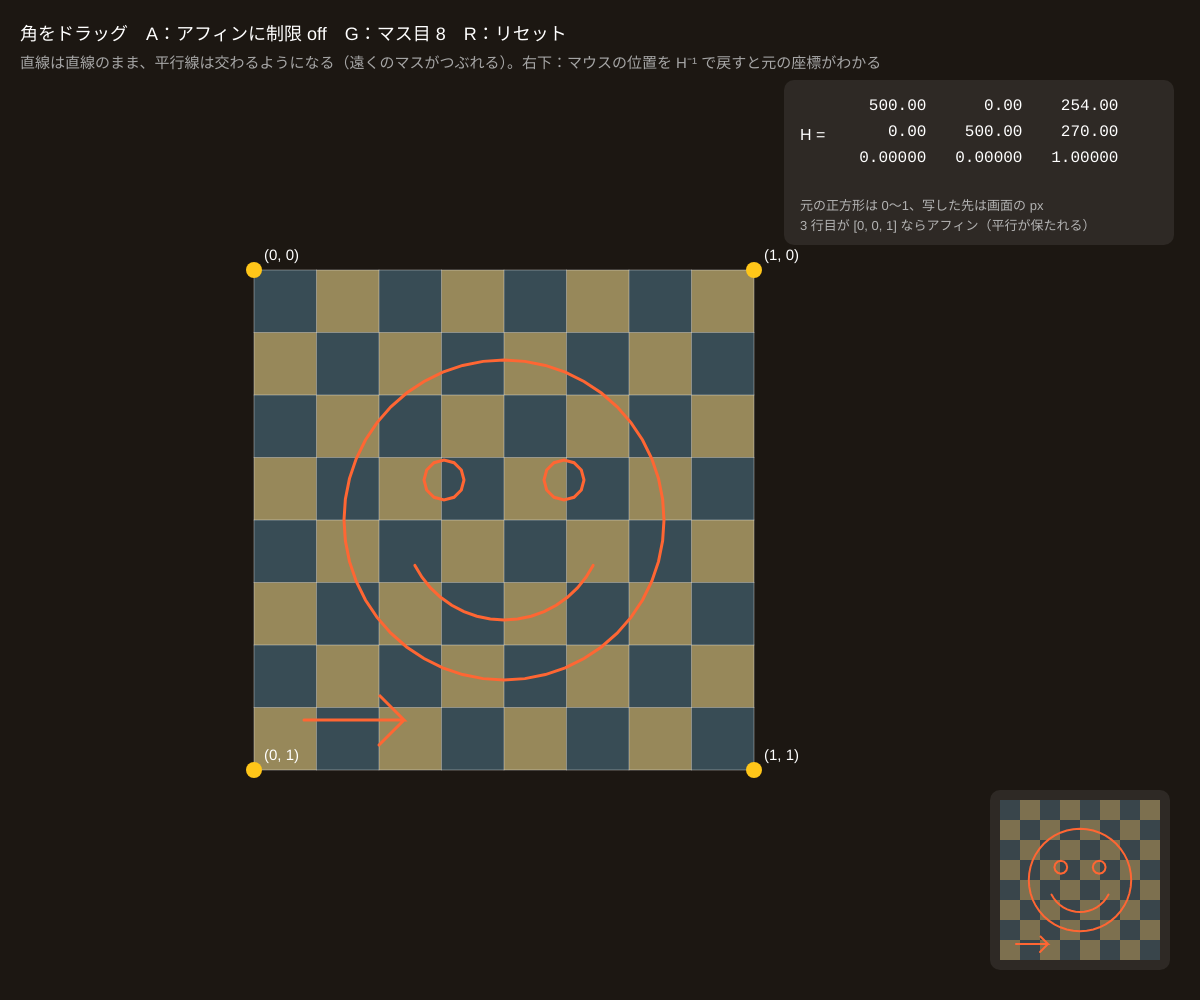
Frame 1 (no input)
Frame 60 (no input): identical to frame 1, image omitted
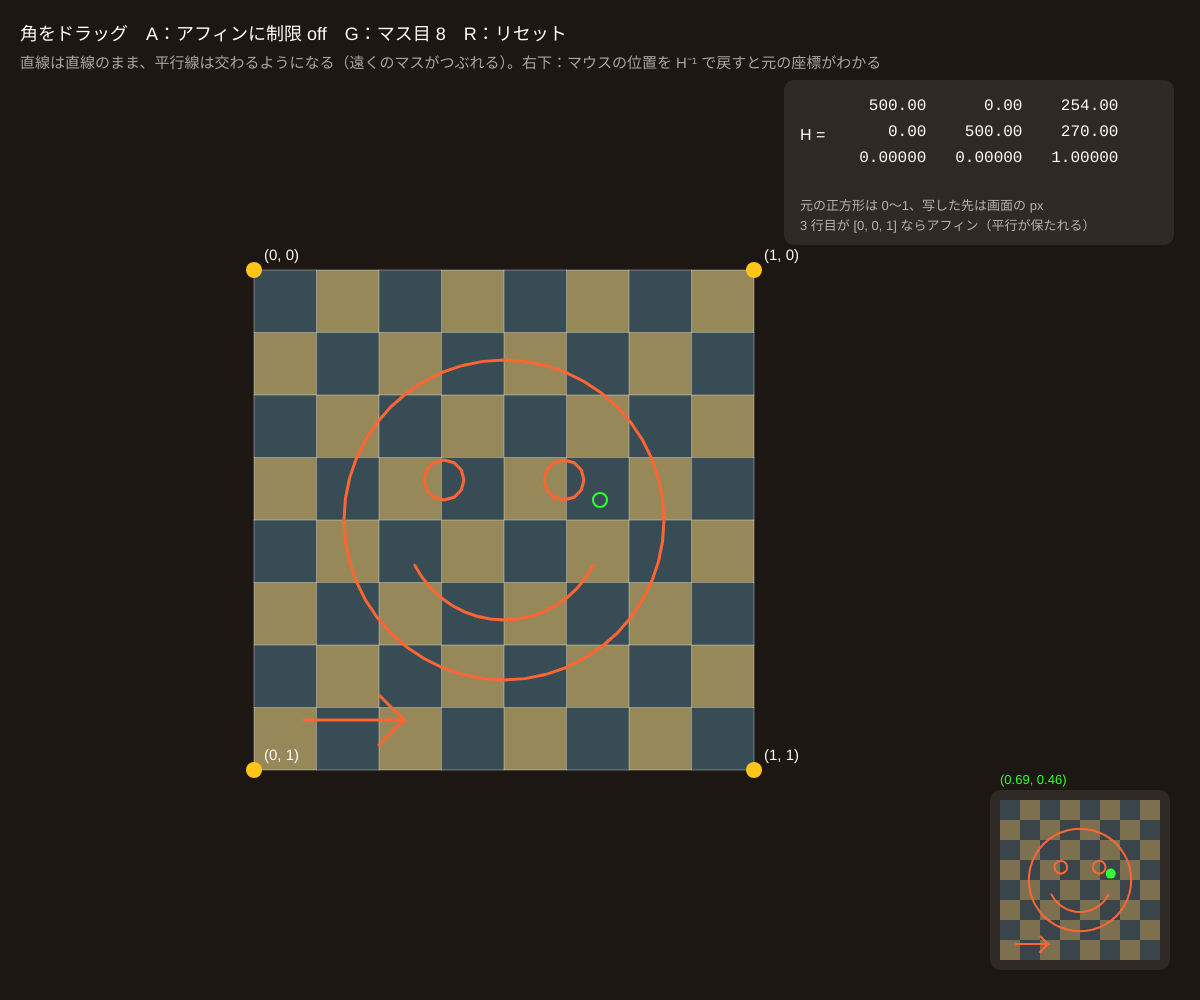
Frame 120 (the mouse pressed at the canvas centre since frame 60)

The p5.js sketch that drew these frames (run headless with seeded random() and noise() and a simulated clock; from frame 60 on, the mouse is pressed at the canvas centre):

// p5.js sketch
// ── sketch.js
// ============================================
// 03 ホモグラフィ（射影変換）
// 正方形の 4 頂点を好きな 4 点に写す 3×3 行列 H を、8 本の連立方程式から求める（道具の homographyFrom4）
//   点 [x, y, 1] → H [x, y, 1] = [x', y', w']、画面では (x'/w', y'/w')。直線は直線のまま、平行は保たれない
//   A でアフィン変換に制限：H の 3 行目が [0, 0, 1] になり、平行線は平行のまま（平行四辺形）
// 4 つの角をドラッグ / A = アフィンに制限 / G = 格子の数 / R = リセット
// ============================================

let dst = [];                   // 4 つの角（画面座標）
let src = [{ x: 0, y: 0 }, { x: 1, y: 0 }, { x: 1, y: 1 }, { x: 0, y: 1 }];   // 元の正方形
let dragging = -1;
let affine = false;
let nGrid = 8;                  // ★ チェッカーのマス目の数
let H = null, Hinv = null;
let figure = [];                // 元の正方形の中の絵（線のリスト）

function setup() {
  createCanvas(windowWidth, windowHeight);
  colorMode(HSB, 360, 100, 100, 100);
  resetAll();
  makeFigure();
}
function resetAll() {
  let s = min(width, height) * 0.5, cx = width * 0.42, cy = height * 0.52;
  dst = [{ x: cx - s / 2, y: cy - s / 2 }, { x: cx + s / 2, y: cy - s / 2 }, { x: cx + s / 2, y: cy + s / 2 }, { x: cx - s / 2, y: cy + s / 2 }];
}
// 絵：顔（円と弧）と矢印。0〜1 の座標で作っておく
function makeFigure() {
  figure = [];
  let circ = (cx, cy, r, a0, a1, n) => { let ln = []; for (let i = 0; i <= n; i++) { let a = a0 + ((a1 - a0) * i) / n; ln.push({ x: cx + r * Math.cos(a), y: cy + r * Math.sin(a) }); } return ln; };
  figure.push(circ(0.5, 0.5, 0.32, 0, Math.PI * 2, 48));
  figure.push(circ(0.38, 0.42, 0.04, 0, Math.PI * 2, 12)); figure.push(circ(0.62, 0.42, 0.04, 0, Math.PI * 2, 12));
  figure.push(circ(0.5, 0.5, 0.2, Math.PI * 0.15, Math.PI * 0.85, 16));
  figure.push([{ x: 0.1, y: 0.9 }, { x: 0.3, y: 0.9 }, { x: 0.25, y: 0.85 }, { x: 0.3, y: 0.9 }, { x: 0.25, y: 0.95 }]);
}

// 点 (x, y) を H で写して [x', y', w'] を返す（w' の符号も見たいので割らない）
function mapH(x, y) { return mat3Vec(H, hPt(x, y)); }

function draw() {
  background(30, 35, 11);
  if (dragging >= 0) {
    dst[dragging] = { x: mouseX, y: mouseY };
    if (affine) { let k = dragging; dst[(k + 2) % 4] = { x: dst[(k + 1) % 4].x + dst[(k + 3) % 4].x - dst[k].x, y: dst[(k + 1) % 4].y + dst[(k + 3) % 4].y - dst[k].y }; }
  }
  H = homographyFrom4(src, dst);
  if (!H) { fill(0, 0, 100); textSize(18); text('4 点がつぶれています（R でリセット）', 20, 40); return; }
  Hinv = mat3Inv(H);

  // チェッカーボード：マスの 4 角を写して四角形で描く（w' > 0 のときだけ）
  noStroke();
  for (let i = 0; i < nGrid; i++) for (let j = 0; j < nGrid; j++) {
    let c = [mapH(i / nGrid, j / nGrid), mapH((i + 1) / nGrid, j / nGrid), mapH((i + 1) / nGrid, (j + 1) / nGrid), mapH(i / nGrid, (j + 1) / nGrid)];
    if (c.some((p) => p[2] <= 1e-6)) continue;
    fill((i + j) % 2 ? 45 : 200, 40, (i + j) % 2 ? 80 : 45, 70);
    quad(c[0][0] / c[0][2], c[0][1] / c[0][2], c[1][0] / c[1][2], c[1][1] / c[1][2], c[2][0] / c[2][2], c[2][1] / c[2][2], c[3][0] / c[3][2], c[3][1] / c[3][2]);
  }
  // 格子線（直線は直線に写る：両端を写すだけでよい）
  stroke(0, 0, 100, 35); strokeWeight(1);
  for (let k = 0; k <= nGrid; k++) { drawMappedLine(k / nGrid, 0, k / nGrid, 1); drawMappedLine(0, k / nGrid, 1, k / nGrid); }
  // 絵
  stroke(15, 80, 100); strokeWeight(3); noFill();
  for (let ln of figure) {
    beginShape();
    for (let p of ln) { let q = mapH(p.x, p.y); if (q[2] > 1e-6) vertex(q[0] / q[2], q[1] / q[2]); }
    endShape();
  }
  // 角
  noStroke(); textSize(15);
  for (let i = 0; i < 4; i++) { fill(45, 90, 100); circle(dst[i].x, dst[i].y, 16); fill(0, 0, 100); text('(' + src[i].x + ', ' + src[i].y + ')', dst[i].x + 10, dst[i].y - 10); }

  drawMatrixPanel();
  drawSourcePanel();

  noStroke(); fill(0, 0, 100); textSize(18);
  text('角をドラッグ　A：アフィンに制限 ' + (affine ? 'ON（平行四辺形）' : 'off') + '　G：マス目 ' + nGrid + '　R：リセット', 20, 40);
  fill(0, 0, 65); textSize(15);
  text('直線は直線のまま、平行線は交わるようになる（遠くのマスがつぶれる）。右下：マウスの位置を H⁻¹ で戻すと元の座標がわかる', 20, 68);
}

function drawMappedLine(x0, y0, x1, y1) {
  // 両端が有限ならそのまま。片方が w' ≤ 0 なら途中までを細かく刻む
  let a = mapH(x0, y0), b = mapH(x1, y1);
  if (a[2] > 1e-6 && b[2] > 1e-6) { line(a[0] / a[2], a[1] / a[2], b[0] / b[2], b[1] / b[2]); return; }
  let prev = null;
  for (let i = 0; i <= 24; i++) {
    let q = mapH(x0 + ((x1 - x0) * i) / 24, y0 + ((y1 - y0) * i) / 24);
    let p = q[2] > 1e-6 ? { x: q[0] / q[2], y: q[1] / q[2] } : null;
    if (p && prev) line(prev.x, prev.y, p.x, p.y);
    prev = p;
  }
}

// 行列の数値
function drawMatrixPanel() {
  let px = width - 400, py = 110;
  noStroke(); fill(0, 0, 100, 8); rect(px - 16, py - 30, 390, 165, 10);
  fill(0, 0, 100); textSize(16); text('H =', px, py + 30);
  textFont('monospace');
  for (let r = 0; r < 3; r++) {
    let s = H[r].map((v) => nf(v, 1, r === 2 ? 5 : 2).padStart(9)).join(' ');
    fill(r === 2 && affine ? 45 : 0, r === 2 && affine ? 90 : 0, 100);
    text(s, px + 40, py + r * 26);
  }
  textFont('sans-serif');
  fill(0, 0, 70); textSize(13);
  text('元の正方形は 0〜1、写した先は画面の px', px, py + 100);
  text('3 行目が [0, 0, 1] ならアフィン（平行が保たれる）', px, py + 120);
}

// 右下：元の正方形とマウスの対応点
function drawSourcePanel() {
  let s = 160, px = width - 200, py = height - 200;
  noStroke(); fill(0, 0, 100, 8); rect(px - 10, py - 10, s + 20, s + 20, 10);
  for (let i = 0; i < nGrid; i++) for (let j = 0; j < nGrid; j++) { fill((i + j) % 2 ? 45 : 200, 40, (i + j) % 2 ? 80 : 45, 50); rect(px + (i * s) / nGrid, py + (j * s) / nGrid, s / nGrid, s / nGrid); }
  noFill(); stroke(15, 80, 100); strokeWeight(2);
  for (let ln of figure) { beginShape(); for (let p of ln) vertex(px + p.x * s, py + p.y * s); endShape(); }
  if (Hinv) {
    let q = toXY(mat3Vec(Hinv, hPt(mouseX, mouseY)));
    if (q && q.x >= 0 && q.x <= 1 && q.y >= 0 && q.y <= 1) {
      noStroke(); fill(120, 80, 100); circle(px + q.x * s, py + q.y * s, 10);
      textSize(13); text('(' + nf(q.x, 1, 2) + ', ' + nf(q.y, 1, 2) + ')', px, py - 16);
      noFill(); stroke(120, 80, 100); circle(mouseX, mouseY, 14);
    }
  }
}

function mousePressed() { dragging = nearestHandle(dst, mouseX, mouseY, 30); }
function mouseReleased() { dragging = -1; }
function keyPressed() {
  if (key === 'a' || key === 'A') { affine = !affine; if (affine) dst[2] = { x: dst[1].x + dst[3].x - dst[0].x, y: dst[1].y + dst[3].y - dst[0].y }; }
  if (key === 'g' || key === 'G') nGrid = nGrid >= 16 ? 4 : nGrid * 2;
  if (key === 'r' || key === 'R') resetAll();
}

// ---------- やってみよう ----------
// 1. 上の 2 角を近づけて「地面を見下ろした格子」を作る。00 の透視図と同じ形になるか
// 2. 角を 1 つだけ内側に動かして、3 行目の数値（h31, h32）がどう変わるか見る。0 から離れるほど「遠近感」が強い
// 3. 顔の絵を自分の絵（figure の線のリスト）に変えて、ゆがませてみよう
// 4. 2 つのホモグラフィを続けて使うと？ H2 × H1（mat3Mul）も 1 つのホモグラフィになることを確かめよう

// ==================================================
// ここから下は「射影幾何の道具」（同次座標・外積・行列・ホモグラフィ）
// （中身は読まなくても OK。消さないでね）
// ==================================================

// 同次座標の点 [x, y, w]。w = 1 ならふつうの点 (x, y)、w = 0 なら「方向 (x, y) の無限遠点」
function hPt(x, y, w) { return [x, y, w === undefined ? 1 : w]; }
// 外積。2 点 → それを通る直線 [a, b, c]（ax + by + cw = 0）／ 2 直線 → その交点。どちらも同じ式！
function hCross(p, q) {
  return [p[1] * q[2] - p[2] * q[1], p[2] * q[0] - p[0] * q[2], p[0] * q[1] - p[1] * q[0]];
}
// 内積。点と直線で 0 なら「点が直線の上にある」
function hDot(p, q) { return p[0] * q[0] + p[1] * q[1] + p[2] * q[2]; }
// 3 つの点（または直線）の行列式。0 なら共線（共点）
function hDet(p, q, r) { return hDot(p, hCross(q, r)); }
// 長さを 1 にそろえる（表示用。射影的には同じ点・同じ直線）
function hUnit(p) { let m = Math.hypot(p[0], p[1], p[2]) || 1; return [p[0] / m, p[1] / m, p[2] / m]; }
// 無限遠（または画面からはるか遠く）にあるか
function isFar(p) { return Math.abs(p[2]) * 1e5 < Math.hypot(p[0], p[1]); }
// 同次座標 → 画面の点 {x, y}（無限遠なら null）
function toXY(p) { return isFar(p) ? null : { x: p[0] / p[2], y: p[1] / p[2] }; }
// 2 点 {x, y} を通る直線
function lineThrough(a, b) { return hCross(hPt(a.x, a.y), hPt(b.x, b.y)); }
// 1 直線上の 4 点の複比 (P1,P2;P3,P4)。X, Y はその直線上の基準 2 点（無限遠点があっても計算できる）
function crossRatioH(P1, P2, P3, P4, X, Y) {
  let n = hCross(X, Y), nn = hDot(n, n) || 1;
  let lm = (P) => [hDot(hCross(P, Y), n) / nn, hDot(hCross(X, P), n) / nn];
  let [l1, m1] = lm(P1), [l2, m2] = lm(P2), [l3, m3] = lm(P3), [l4, m4] = lm(P4);
  let num = (l1 * m3 - l3 * m1) * (l2 * m4 - l4 * m2), den = (l2 * m3 - l3 * m2) * (l1 * m4 - l4 * m1);
  return Math.abs(den) < 1e-12 ? NaN : num / den;
}

// 直線 [a, b, c] を枠（省略すると画面全体）いっぱいに描く
function drawHLine(l, box) {
  let [x0, y0, x1, y1] = box || [0, 0, width, height], cand = [];
  for (let e of [[1, 0, -x0], [1, 0, -x1], [0, 1, -y0], [0, 1, -y1]]) {
    let p = toXY(hCross(l, e));
    if (p && p.x > x0 - 1 && p.x < x1 + 1 && p.y > y0 - 1 && p.y < y1 + 1) cand.push(p);
  }
  if (cand.length < 2) return;
  let best = null, bd = -1;
  for (let i = 0; i < cand.length; i++) for (let j = i + 1; j < cand.length; j++) {
    let d = Math.hypot(cand[i].x - cand[j].x, cand[i].y - cand[j].y);
    if (d > bd) { bd = d; best = [cand[i], cand[j]]; }
  }
  line(best[0].x, best[0].y, best[1].x, best[1].y);
}
// 点を描く。ふつうの点なら丸、無限遠点なら枠のふちに「方向の矢印」（向かい合う 2 か所 = 同じ 1 点）
function drawHPoint(p, r, label, box) {
  let [x0, y0, x1, y1] = box || [0, 0, width, height];
  let q = toXY(p);
  if (q) { circle(q.x, q.y, r); if (label) text(label, q.x + r * 0.7, q.y - r * 0.7); return; }
  let dx = p[0], dy = p[1], m = Math.hypot(dx, dy) || 1; dx /= m; dy /= m;
  let cx = (x0 + x1) / 2, cy = (y0 + y1) / 2;
  for (let s of [1, -1]) {
    let ux = dx * s, uy = dy * s, t = Infinity;
    if (ux > 1e-9) t = Math.min(t, (x1 - 30 - cx) / ux); if (ux < -1e-9) t = Math.min(t, (x0 + 30 - cx) / ux);
    if (uy > 1e-9) t = Math.min(t, (y1 - 30 - cy) / uy); if (uy < -1e-9) t = Math.min(t, (y0 + 30 - cy) / uy);
    let x = cx + ux * t, y = cy + uy * t;
    push(); translate(x, y); rotate(Math.atan2(uy, ux));
    line(-r * 2.5, 0, r, 0); line(r, 0, 0, -r * 0.8); line(r, 0, 0, r * 0.8);
    pop();
    if (label) text(label + '∞', x - r * 2, y - r);
  }
}

// 3×3 行列（配列の配列）の道具
function mat3Mul(A, B) {
  let C = [[0, 0, 0], [0, 0, 0], [0, 0, 0]];
  for (let i = 0; i < 3; i++) for (let j = 0; j < 3; j++) for (let k = 0; k < 3; k++) C[i][j] += A[i][k] * B[k][j];
  return C;
}
function mat3Vec(M, v) { return [hDot(M[0], v), hDot(M[1], v), hDot(M[2], v)]; }
function mat3T(M) { return [[M[0][0], M[1][0], M[2][0]], [M[0][1], M[1][1], M[2][1]], [M[0][2], M[1][2], M[2][2]]]; }
function mat3Inv(M) {
  let [[a, b, c], [d, e, f], [g, h, i]] = M;
  let A = e * i - f * h, B = -(d * i - f * g), C = d * h - e * g;
  let det = a * A + b * B + c * C;
  if (Math.abs(det) < 1e-12) return null;
  return [[A / det, -(b * i - c * h) / det, (b * f - c * e) / det],
          [B / det, (a * i - c * g) / det, -(a * f - c * d) / det],
          [C / det, -(a * h - b * g) / det, (a * e - b * d) / det]];
}
// ガウスの消去法（部分ピボット）で A x = b を解く。解けなければ null
function solveLinear(A, b) {
  let n = b.length, M = A.map((r, i) => [...r, b[i]]);
  for (let c = 0; c < n; c++) {
    let p = c;
    for (let r = c + 1; r < n; r++) if (Math.abs(M[r][c]) > Math.abs(M[p][c])) p = r;
    if (Math.abs(M[p][c]) < 1e-12) return null;
    [M[c], M[p]] = [M[p], M[c]];
    for (let r = 0; r < n; r++) {
      if (r === c) continue;
      let f = M[r][c] / M[c][c];
      for (let k = c; k <= n; k++) M[r][k] -= f * M[c][k];
    }
  }
  return M.map((r, i) => r[n] / r[i]);
}
// 4 点の対応 src[i] → dst[i]（{x, y}）からホモグラフィ 3×3 を求める（h33 = 1 に固定、8 本の連立方程式）
function homographyFrom4(src, dst) {
  let A = [], b = [];
  for (let i = 0; i < 4; i++) {
    let x = src[i].x, y = src[i].y, u = dst[i].x, v = dst[i].y;
    A.push([x, y, 1, 0, 0, 0, -u * x, -u * y]); b.push(u);
    A.push([0, 0, 0, x, y, 1, -v * x, -v * y]); b.push(v);
  }
  let h = solveLinear(A, b);
  if (!h) return null;
  return [[h[0], h[1], h[2]], [h[3], h[4], h[5]], [h[6], h[7], 1]];
}
// ホモグラフィで点 {x, y} を写す（無限遠へ飛ぶなら null）
function applyH(H, p) { return toXY(mat3Vec(H, hPt(p.x, p.y))); }
// つかめる点のリスト（{x, y}）からマウスに近いものの番号。半径 r 以内になければ -1
function nearestHandle(list, mx, my, r) {
  let best = -1, bd = r;
  for (let i = 0; i < list.length; i++) {
    let d = Math.hypot(list[i].x - mx, list[i].y - my);
    if (d < bd) { bd = d; best = i; }
  }
  return best;
}
